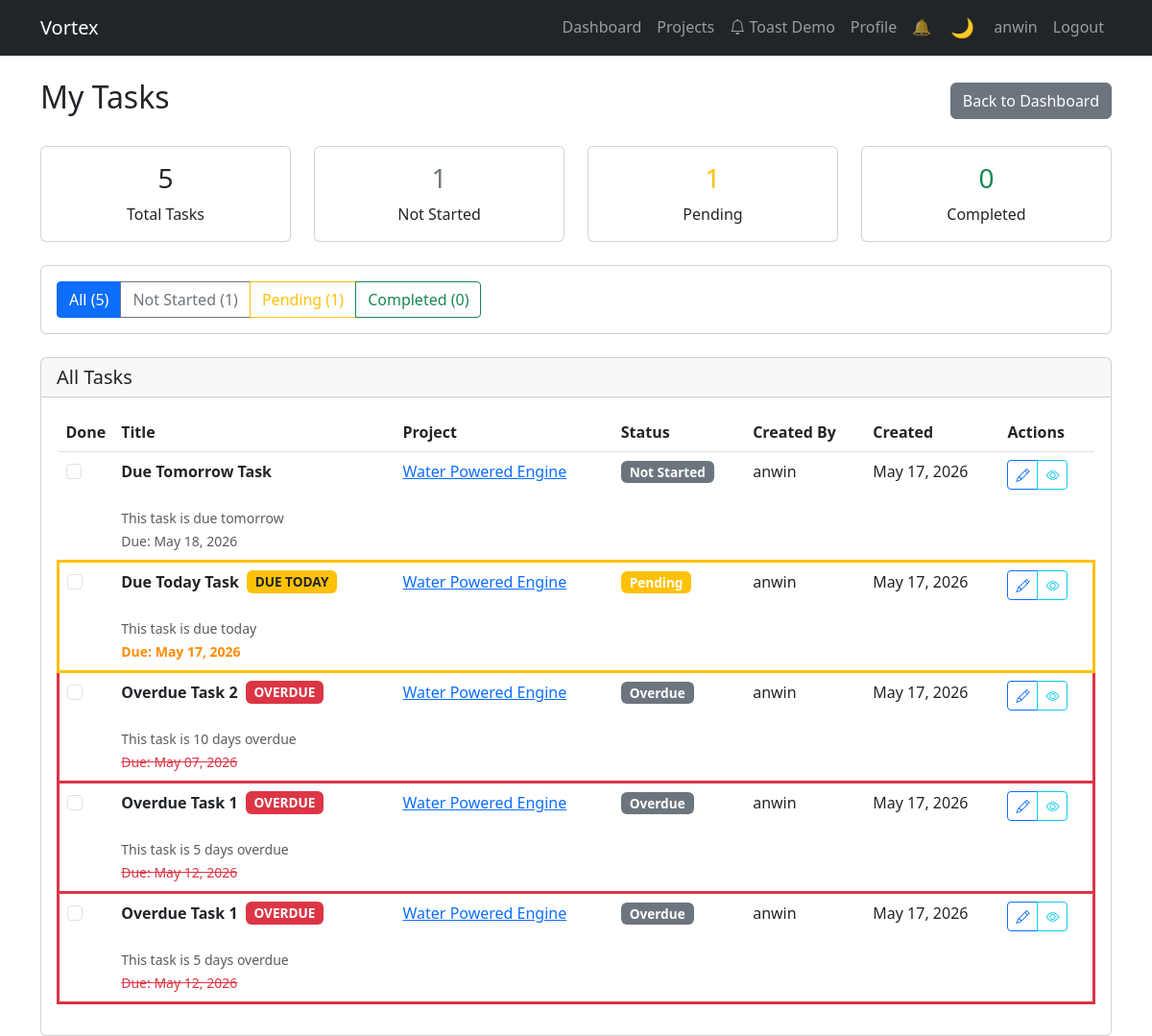
/api/tasks/ (signed in), run on the app's committed database.
### apps/accounts/models.py (models this page shows, shortened)
class User(AbstractUser):
    ROLE_CHOICES = [
        ('admin', 'Admin'),
        ('manager', 'Manager'),
        ('member', 'Member'),
    ]
    id = models.UUIDField(primary_key=True, default=uuid.uuid4, editable=False)
    email = models.EmailField(unique=True)
    profile_image = models.URLField(blank=True, null=True)
    bio = models.TextField(blank=True, null=True)
    role = models.CharField(max_length=20, choices=ROLE_CHOICES, default='member')
    created_at = models.DateTimeField(auto_now_add=True)
    updated_at = models.DateTimeField(auto_now=True)
    USERNAME_FIELD = 'email'
    REQUIRED_FIELDS = ['username']
    class Meta:
        ordering = ['-created_at']

### apps/tasks/models.py (models this page shows, shortened)
class Task(models.Model):
    STATUS_CHOICES = [
        ('not_started', 'Not Started'),
        ('pending', 'Pending'),
        ('done', 'Done'),
        ('completed', 'Completed'),
        ('overdue', 'Overdue'),
    ]
    PRIORITY_CHOICES = [
        ('low', 'Low'),
        ('medium', 'Medium'),
        ('high', 'High'),
        ('urgent', 'Urgent'),
    ]
    id = models.UUIDField(primary_key=True, default=uuid.uuid4, editable=False)
    project = models.ForeignKey(
        Project,
        on_delete=models.CASCADE,
        related_name='tasks'
    )
    title = models.CharField(max_length=200)
    description = models.TextField(blank=True)
    assigned_to = models.ForeignKey(
        settings.AUTH_USER_MODEL,
        on_delete=models.SET_NULL,
        null=True,
        blank=True,
        related_name='assigned_tasks'
    )
    created_by = models.ForeignKey(
        settings.AUTH_USER_MODEL,
        on_delete=models.CASCADE,
        related_name='created_tasks'
    )
    status = models.CharField(
        max_length=20,
        choices=STATUS_CHOICES,
        default='not_started'
    )
    priority = models.CharField(
        max_length=20,
        choices=PRIORITY_CHOICES,
        default='medium'
    )
    due_date = models.DateField(null=True, blank=True)
    created_at = models.DateTimeField(auto_now_add=True)
    updated_at = models.DateTimeField(auto_now=True)
    class Meta:
        ordering = ['-created_at']

### apps/projects/models.py (models this page shows, shortened)
class Project(models.Model):
    id = models.UUIDField(primary_key=True, default=uuid.uuid4, editable=False)
    name = models.CharField(max_length=200)
    description = models.TextField()
    owner = models.ForeignKey(
        settings.AUTH_USER_MODEL,
        on_delete=models.CASCADE,
        related_name='owned_projects'
    )
    members = models.ManyToManyField(
        settings.AUTH_USER_MODEL,
        through='ProjectMember',
        through_fields=('project', 'user'),
        related_name='projects',
        blank=True
    )
    created_at = models.DateTimeField(auto_now_add=True)
    updated_at = models.DateTimeField(auto_now=True)
    class Meta:
        ordering = ['-created_at']

### apps/tasks/views.py (the view)
# urls.py: path('', views.task_list, name='task_list'),
@login_required
def task_list(request):
    status_filter = request.GET.get('status', 'all')
    tasks = Task.objects.filter(assigned_to=request.user).select_related('project', 'created_by')
    if status_filter == 'pending':
        tasks = tasks.filter(status='pending')
    elif status_filter == 'not_started':
        tasks = tasks.filter(status='not_started')
    elif status_filter == 'completed':
        tasks = tasks.filter(status='completed')
    all_count = Task.objects.filter(assigned_to=request.user).count()
    pending_count = Task.objects.filter(assigned_to=request.user, status='pending').count()
    not_started_count = Task.objects.filter(assigned_to=request.user, status='not_started').count()
    completed_count = Task.objects.filter(assigned_to=request.user, status='completed').count()
    context = {
        'tasks': tasks,
        'status_filter': status_filter,
        'all_count': all_count,
        'pending_count': pending_count,
        'not_started_count': not_started_count,
        'completed_count': completed_count,
    }
    return render(request, 'tasks/task_list.html', context)

### apps/common/templatetags/json_tags.py (called while the page is built, shortened)
@register.filter(name='safe_json')
def safe_json(value):
    if not value:
        return mark_safe('[]')

### apps/tasks/templates/tasks/task_list.html (shortened to what this page needs)
{% extends 'accounts/base.html' %}
{% block content %}
<div class="d-flex justify-content-between align-items-center mb-4">
    <h2>My Tasks</h2>
    <a href="{% url 'accounts:dashboard' %}" class="btn btn-secondary">Back to Dashboard</a>
</div>
<div class="row mb-4">
    <div class="col-md-3">
        <div class="card text-center">
            <div class="card-body">
                <h3>{{ all_count }}</h3>
                <p class="mb-0">Total Tasks</p>
            </div>
        </div>
    </div>
    <div class="col-md-3">
        <div class="card text-center">
            <div class="card-body">
                <h3 class="text-secondary">{{ not_started_count }}</h3>
                <p class="mb-0">Not Started</p>
            </div>
        </div>
    </div>
    <div class="col-md-3">
        <div class="card text-center">
            <div class="card-body">
                <h3 class="text-warning">{{ pending_count }}</h3>
                <p class="mb-0">Pending</p>
            </div>
        </div>
    </div>
    <div class="col-md-3">
        <div class="card text-center">
            <div class="card-body">
                <h3 class="text-success">{{ completed_count }}</h3>
                <p class="mb-0">Completed</p>
            </div>
        </div>
    </div>
</div>
<div class="card mb-4">
    <div class="card-body">
        <div class="btn-group" role="group">
            <a href="{% url 'tasks:task_list' %}"
               class="btn btn-{% if status_filter == 'all' %}primary{% else %}outline-primary{% endif %}">
                All ({{ all_count }})
            </a>
            <a href="{% url 'tasks:task_list' %}?status=not_started"
               class="btn btn-{% if status_filter == 'not_started' %}secondary{% else %}outline-secondary{% endif %}">
                Not Started ({{ not_started_count }})
            </a>
            <a href="{% url 'tasks:task_list' %}?status=pending"
               class="btn btn-{% if status_filter == 'pending' %}warning{% else %}outline-warning{% endif %}">
                Pending ({{ pending_count }})
            </a>
            <a href="{% url 'tasks:task_list' %}?status=completed"
               class="btn btn-{% if status_filter == 'completed' %}success{% else %}outline-success{% endif %}">
                Completed ({{ completed_count }})
            </a>
        </div>
    </div>
</div>
<div class="card">
    <div class="card-header">
        <h5 class="mb-0">
            {% if status_filter == 'all' %}All Tasks
            {% elif status_filter == 'pending' %}Pending Tasks
            {% elif status_filter == 'not_started' %}Not Started Tasks
            {% elif status_filter == 'completed' %}Completed Tasks
            {% endif %}
        </h5>
    </div>
    <div class="card-body">
        {% if tasks %}
            <div class="table-responsive">
                <table class="table table-hover">
                    <thead>
                        <tr>
                            <th style="width: 50px;">Done</th>
                            <th>Title</th>
                            <th>Project</th>
                            <th>Status</th>
                            <th>Created By</th>
                            <th>Created</th>
                            <th>Actions</th>
                        </tr>
                    </thead>
                    <tbody>
                        {% for task in tasks %}
                        <tr class="task-card {% if task.status == 'overdue' %}border-start border-danger border-3{% elif task.due_date %}{% now 'Y-m-d' as today %}{% if task.due_date|date:'Y-m-d' == today %}border-start border-warning border-3{% endif %}{% endif %}">
                            <td>
                                <div class="form-check">
                                    <input class="form-check-input task-status-checkbox"
                                           type="checkbox"
                                           data-task-id="{{ task.id }}"
                                           id="task-{{ task.id }}">
                                </div>
                            </td>
                            <td>
                                <div class="d-flex align-items-center gap-2">
                                    <strong>{{ task.title }}</strong>
                                    {% if task.status == 'overdue' %}
                                        <span class="badge bg-danger">OVERDUE</span>
                                    {% elif task.due_date %}
                                        {% now "Y-m-d" as today %}
                                        {% if task.due_date|date:"Y-m-d" == today %}
                                            <span class="badge bg-warning text-dark">DUE TODAY</span>
                                        {% endif %}
                                    {% endif %}
                                </div>
                                {% if task.description %}
                                    <br><small class="text-muted">{{ task.description|truncatewords:15 }}</small>
                                {% endif %}
                                {% if task.due_date %}
                                    <br>
                                    {% if task.status == 'overdue' %}
                                        <small class="text-danger" style="text-decoration: line-through;">Due: {{ task.due_date|date:"M d, Y" }}</small>
                                    {% else %}
                                        {% now "Y-m-d" as today %}
                                        {% if task.due_date|date:"Y-m-d" == today %}
                                            <small class="fw-bold" style="color: #ff8c00;">Due: {{ task.due_date|date:"M d, Y" }}</small>
                                        {% else %}
                                            <small class="text-muted">Due: {{ task.due_date|date:"M d, Y" }}</small>
                                        {% endif %}
                                    {% endif %}
                                {% endif %}
                            </td>
                            <td>
                                <a href="{% url 'projects:project_detail' task.project.pk %}">
                                    {{ task.project.name }}
                                </a>
                            </td>
                            <td>
                                <span class="badge
                                    {% if task.status == 'done' or task.status == 'completed' %}bg-success
                                    {% elif task.status == 'pending' %}bg-warning
                                    {% else %}bg-secondary{% endif %}">
                                    {{ task.get_status_display }}
                                </span>
                            </td>
                            <td>{{ task.created_by.username }}</td>
                            <td>{{ task.created_at|date:"M d, Y" }}</td>
                            <td>
                                <div class="btn-group btn-group-sm" role="group">
                                    <a href="{% url 'tasks:task_edit' task.pk %}"
                                       class="btn btn-outline-primary"
                                       title="Edit">
                                        <i class="bi bi-pencil"></i>
                                    </a>
                                    <a href="{% url 'projects:project_detail' task.project.pk %}"
                                       class="btn btn-outline-info"
                                       title="View Project">
                                        <i class="bi bi-eye"></i>
                                    </a>
                                </div>
                            </td>
                        </tr>
                        {% endfor %}
                    </tbody>
                </table>
            </div>
        {% endif %}
    </div>
</div>
{% endblock %}

### apps/accounts/templates/accounts/base.html (shortened to what this page needs)
<!DOCTYPE html>
<html lang="en">
<head>
    {% load static %}
    <link href="https://cdn.jsdelivr.net/npm/bootstrap@5.3.0/dist/css/bootstrap.min.css" rel="stylesheet">
    <link rel="stylesheet" href="https://cdn.jsdelivr.net/npm/bootstrap-icons@1.10.0/font/bootstrap-icons.css">
    <link rel="stylesheet" href="{% static 'css/dark-theme.css' %}">
    <link rel="stylesheet" href="{% static 'css/toast-system.css' %}">
    <link rel="stylesheet" href="{% static 'css/health-score.css' %}">
</head>
<body>
    <nav class="navbar navbar-expand-lg navbar-dark bg-dark">
        <div class="container">
            <a class="navbar-brand" href="{% url 'accounts:dashboard' %}">Vortex</a>
            <div class="collapse navbar-collapse" id="navbarNav">
                <ul class="navbar-nav ms-auto">
                    {% if user.is_authenticated %}
                        <li class="nav-item">
                            <a class="nav-link" href="{% url 'accounts:dashboard' %}">Dashboard</a>
                        </li>
                        <li class="nav-item">
                            <a class="nav-link" href="{% url 'projects:project_list' %}">Projects</a>
                        </li>
                        <li class="nav-item">
                            <a class="nav-link" href="{% url 'accounts:toast_demo' %}">
                                <i class="bi bi-bell"></i> Toast Demo
                            </a>
                        </li>
                        <li class="nav-item">
                            <a class="nav-link" href="{% url 'accounts:profile' %}">Profile</a>
                        </li>
                        <li class="nav-item">
                            <button id="sound-toggle" class="nav-link border-0 bg-transparent" aria-label="Toggle sound">
                            </button>
                        </li>
                        <li class="nav-item">
                            <button id="theme-toggle" class="nav-link border-0 bg-transparent" aria-label="Toggle theme">
                            </button>
                        </li>
                        <li class="nav-item">
                            <span class="nav-link">{{ user.username }}</span>
                        </li>
                        <li class="nav-item">
                            <a class="nav-link" href="{% url 'accounts:logout' %}">Logout</a>
                        </li>
                    {% endif %}
                </ul>
            </div>
        </div>
    </nav>
    {% load json_tags %}
    <div class="container mt-4">
        {% block content %}{% endblock %}
    </div>
</body>
</html>

### static/css/dark-theme.css (style rules this page uses)
:root { --bg-primary: #ffffff; --bg-secondary: #f8f9fa; --bg-tertiary: #e9ecef; --text-primary: #212529; --text-secondary: #6c757d; --text-muted: #adb5bd; --border-color: #dee2e6; --card-bg: #ffffff; --modal-bg: #ffffff; --navbar-bg: #212529; --navbar-text: #ffffff; --input-bg: #ffffff; --input-border: #ced4da; --table-bg: #ffffff; --table-hover: #f8f9fa; --dropdown-bg: #ffffff; --dropdown-hover: #f8f9fa; --shadow: rgba(0, 0, 0, 0.1); --shadow-lg: rgba(0, 0, 0, 0.15); }
* { transition: background-color 0.3s ease, color 0.3s ease, border-color 0.3s ease, background 0.3s ease; }
#theme-toggle { background: transparent; border: 1px solid var(--border-color); color: var(--navbar-text); padding: 0.375rem 0.75rem; border-radius: 0.375rem; cursor: pointer; font-size: 1.25rem; transition: all 0.3s ease; }

### static/css/health-score.css (style rules this page uses)
.btn-group .btn { border-radius: 0; }
.btn-group .btn:first-child { border-top-left-radius: 0.25rem; border-bottom-left-radius: 0.25rem; }
.btn-group .btn:last-child { border-top-right-radius: 0.25rem; border-bottom-right-radius: 0.25rem; }
.badge { font-size: 0.85rem; padding: 0.35em 0.65em; }

### data on the page
User: username "anwin"
Task: title "Due Tomorrow Task", description "This task is due tomorrow", due_date "May 18, 2026", project.name "Water Powered Engine", status "Not Started", created_by.username "anwin", created_at "May 17, 2026"
Task: title "Due Today Task", shows "DUE TODAY", description "This task is due today", due_date "May 17, 2026", project.name "Water Powered Engine", status "Pending", created_by.username "anwin", created_at "May 17, 2026"
Task: title "Overdue Task 2", shows "OVERDUE", description "This task is 10 days overdue", due_date "May 07, 2026", project.name "Water Powered Engine", status "Overdue", created_by.username "anwin", created_at "May 17, 2026"
Task: title "Overdue Task 1", shows "OVERDUE", description "This task is 5 days overdue", due_date "May 12, 2026", project.name "Water Powered Engine", status "Overdue", created_by.username "anwin", created_at "May 17, 2026"
Task: title "Overdue Task 1", shows "OVERDUE", description "This task is 5 days overdue", due_date "May 12, 2026", project.name "Water Powered Engine", status "Overdue", created_by.username "anwin", created_at "May 17, 2026"

### other printed values
{{ all_count }} "5"
{{ not_started_count }} "1"
{{ pending_count }} "1"
{{ completed_count }} "0"
